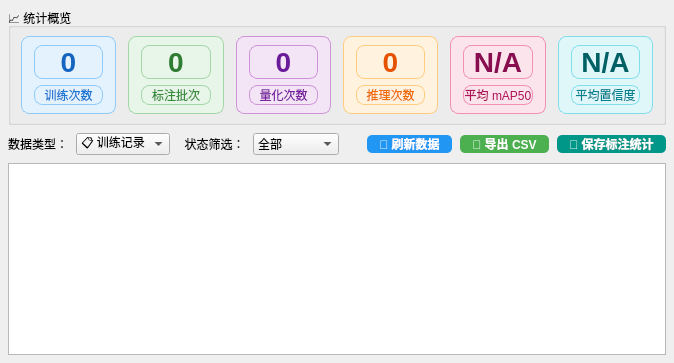
      <widget class="QWidget" name="tab_database">
       <attribute name="title">
        <string>📊 数据库管理</string>
       </attribute>
       <layout class="QVBoxLayout" name="vLayout_database">
        <property name="spacing"><number>8</number></property>
        <property name="leftMargin"><number>8</number></property>
        <property name="topMargin"><number>8</number></property>
        <property name="rightMargin"><number>8</number></property>
        <property name="bottomMargin"><number>8</number></property>

        <!-- 顶部：统计概览卡片行 -->
        <item>
         <widget class="QGroupBox" name="groupBox_dbStats">
          <property name="title"><string>📈 统计概览</string></property>
          <layout class="QHBoxLayout" name="hLayout_dbStats">
           <property name="spacing"><number>12</number></property>
           <property name="leftMargin"><number>10</number></property>
           <property name="topMargin"><number>8</number></property>
           <property name="rightMargin"><number>10</number></property>
           <property name="bottomMargin"><number>8</number></property>

           <!-- 训练次数 -->
           <item>
            <widget class="QFrame" name="frame_trainCount">
             <property name="frameShape"><enum>QFrame::StyledPanel</enum></property>
             <property name="styleSheet"><string>QFrame { background-color: #E3F2FD; border-radius: 8px; border: 1px solid #90CAF9; }</string></property>
             <layout class="QVBoxLayout">
              <property name="leftMargin"><number>12</number></property>
              <property name="topMargin"><number>8</number></property>
              <property name="rightMargin"><number>12</number></property>
              <property name="bottomMargin"><number>8</number></property>
              <item>
               <widget class="QLabel" name="label_statTrainCount">
                <property name="text"><string>0</string></property>
                <property name="alignment"><set>Qt::AlignCenter</set></property>
                <property name="styleSheet"><string>font-size: 28px; font-weight: bold; color: #1565C0;</string></property>
               </widget>
              </item>
              <item>
               <widget class="QLabel">
                <property name="text"><string>训练次数</string></property>
                <property name="alignment"><set>Qt::AlignCenter</set></property>
                <property name="styleSheet"><string>font-size: 12px; color: #1976D2;</string></property>
               </widget>
              </item>
             </layout>
            </widget>
           </item>

           <!-- 标注批次 -->
           <item>
            <widget class="QFrame" name="frame_annotCount">
             <property name="frameShape"><enum>QFrame::StyledPanel</enum></property>
             <property name="styleSheet"><string>QFrame { background-color: #E8F5E9; border-radius: 8px; border: 1px solid #A5D6A7; }</string></property>
             <layout class="QVBoxLayout">
              <property name="leftMargin"><number>12</number></property>
              <property name="topMargin"><number>8</number></property>
              <property name="rightMargin"><number>12</number></property>
              <property name="bottomMargin"><number>8</number></property>
              <item>
               <widget class="QLabel" name="label_statAnnotCount">
                <property name="text"><string>0</string></property>
                <property name="alignment"><set>Qt::AlignCenter</set></property>
                <property name="styleSheet"><string>font-size: 28px; font-weight: bold; color: #2E7D32;</string></property>
               </widget>
              </item>
              <item>
               <widget class="QLabel">
                <property name="text"><string>标注批次</string></property>
                <property name="alignment"><set>Qt::AlignCenter</set></property>
                <property name="styleSheet"><string>font-size: 12px; color: #388E3C;</string></property>
               </widget>
              </item>
             </layout>
            </widget>
           </item>

           <!-- 量化次数 -->
           <item>
            <widget class="QFrame" name="frame_quantCount">
             <property name="frameShape"><enum>QFrame::StyledPanel</enum></property>
             <property name="styleSheet"><string>QFrame { background-color: #F3E5F5; border-radius: 8px; border: 1px solid #CE93D8; }</string></property>
             <layout class="QVBoxLayout">
              <property name="leftMargin"><number>12</number></property>
              <property name="topMargin"><number>8</number></property>
              <property name="rightMargin"><number>12</number></property>
              <property name="bottomMargin"><number>8</number></property>
              <item>
               <widget class="QLabel" name="label_statQuantCount">
                <property name="text"><string>0</string></property>
                <property name="alignment"><set>Qt::AlignCenter</set></property>
                <property name="styleSheet"><string>font-size: 28px; font-weight: bold; color: #6A1B9A;</string></property>
               </widget>
              </item>
              <item>
               <widget class="QLabel">
                <property name="text"><string>量化次数</string></property>
                <property name="alignment"><set>Qt::AlignCenter</set></property>
                <property name="styleSheet"><string>font-size: 12px; color: #7B1FA2;</string></property>
               </widget>
              </item>
             </layout>
            </widget>
           </item>

           <!-- 推理次数 -->
           <item>
            <widget class="QFrame" name="frame_inferCount">
             <property name="frameShape"><enum>QFrame::StyledPanel</enum></property>
             <property name="styleSheet"><string>QFrame { background-color: #FFF3E0; border-radius: 8px; border: 1px solid #FFCC80; }</string></property>
             <layout class="QVBoxLayout">
              <property name="leftMargin"><number>12</number></property>
              <property name="topMargin"><number>8</number></property>
              <property name="rightMargin"><number>12</number></property>
              <property name="bottomMargin"><number>8</number></property>
              <item>
               <widget class="QLabel" name="label_statInferCount">
                <property name="text"><string>0</string></property>
                <property name="alignment"><set>Qt::AlignCenter</set></property>
                <property name="styleSheet"><string>font-size: 28px; font-weight: bold; color: #E65100;</string></property>
               </widget>
              </item>
              <item>
               <widget class="QLabel">
                <property name="text"><string>推理次数</string></property>
                <property name="alignment"><set>Qt::AlignCenter</set></property>
                <property name="styleSheet"><string>font-size: 12px; color: #EF6C00;</string></property>
               </widget>
              </item>
             </layout>
            </widget>
           </item>

           <!-- 平均 mAP50 -->
           <item>
            <widget class="QFrame" name="frame_avgMap">
             <property name="frameShape"><enum>QFrame::StyledPanel</enum></property>
             <property name="styleSheet"><string>QFrame { background-color: #FCE4EC; border-radius: 8px; border: 1px solid #F48FB1; }</string></property>
             <layout class="QVBoxLayout">
              <property name="leftMargin"><number>12</number></property>
              <property name="topMargin"><number>8</number></property>
              <property name="rightMargin"><number>12</number></property>
              <property name="bottomMargin"><number>8</number></property>
              <item>
               <widget class="QLabel" name="label_statAvgMap">
                <property name="text"><string>N/A</string></property>
                <property name="alignment"><set>Qt::AlignCenter</set></property>
                <property name="styleSheet"><string>font-size: 28px; font-weight: bold; color: #880E4F;</string></property>
               </widget>
              </item>
              <item>
               <widget class="QLabel">
                <property name="text"><string>平均 mAP50</string></property>
                <property name="alignment"><set>Qt::AlignCenter</set></property>
                <property name="styleSheet"><string>font-size: 12px; color: #AD1457;</string></property>
               </widget>
              </item>
             </layout>
            </widget>
           </item>

           <!-- 平均置信度 -->
           <item>
            <widget class="QFrame" name="frame_avgConf">
             <property name="frameShape"><enum>QFrame::StyledPanel</enum></property>
             <property name="styleSheet"><string>QFrame { background-color: #E0F7FA; border-radius: 8px; border: 1px solid #80DEEA; }</string></property>
             <layout class="QVBoxLayout">
              <property name="leftMargin"><number>12</number></property>
              <property name="topMargin"><number>8</number></property>
              <property name="rightMargin"><number>12</number></property>
              <property name="bottomMargin"><number>8</number></property>
              <item>
               <widget class="QLabel" name="label_statAvgConf">
                <property name="text"><string>N/A</string></property>
                <property name="alignment"><set>Qt::AlignCenter</set></property>
                <property name="styleSheet"><string>font-size: 28px; font-weight: bold; color: #006064;</string></property>
               </widget>
              </item>
              <item>
               <widget class="QLabel">
                <property name="text"><string>平均置信度</string></property>
                <property name="alignment"><set>Qt::AlignCenter</set></property>
                <property name="styleSheet"><string>font-size: 12px; color: #00838F;</string></property>
               </widget>
              </item>
             </layout>
            </widget>
           </item>

          </layout>
         </widget>
        </item>

        <!-- 中部：查询控制区 + 数据类型选择 -->
        <item>
         <layout class="QHBoxLayout" name="hLayout_dbQuery">
          <property name="spacing"><number>8</number></property>

          <item>
           <widget class="QLabel">
            <property name="text"><string>数据类型：</string></property>
           </widget>
          </item>
          <item>
           <widget class="QComboBox" name="combo_dbTable">
            <item><property name="text"><string>📋 训练记录</string></property></item>
            <item><property name="text"><string>🏷 标注统计</string></property></item>
            <item><property name="text"><string>⚡ 量化记录</string></property></item>
            <item><property name="text"><string>🔍 推理结果</string></property></item>
           </widget>
          </item>

          <item>
           <widget class="QLabel">
            <property name="text"><string>  状态筛选：</string></property>
           </widget>
          </item>
          <item>
           <widget class="QComboBox" name="combo_dbStatus">
            <item><property name="text"><string>全部</string></property></item>
            <item><property name="text"><string>completed</string></property></item>
            <item><property name="text"><string>failed</string></property></item>
            <item><property name="text"><string>stopped</string></property></item>
           </widget>
          </item>

          <item>
           <spacer>
            <property name="orientation">horizontal</property>
            <property name="sizeHint"><size><width>20</width><height>0</height></size></property>
           </spacer>
          </item>

          <item>
           <widget class="QPushButton" name="btn_dbRefresh">
            <property name="text"><string>🔄 刷新数据</string></property>
            <property name="minimumHeight"><number>32</number></property>
            <property name="styleSheet">
             <string>QPushButton { background-color: #2196F3; color: white; font-weight: bold; border-radius: 5px; padding: 0 12px; }
QPushButton:hover { background-color: #1976D2; }</string>
            </property>
           </widget>
          </item>

          <item>
           <widget class="QPushButton" name="btn_dbExport">
            <property name="text"><string>💾 导出 CSV</string></property>
            <property name="minimumHeight"><number>32</number></property>
            <property name="styleSheet">
             <string>QPushButton { background-color: #4CAF50; color: white; font-weight: bold; border-radius: 5px; padding: 0 12px; }
QPushButton:hover { background-color: #388E3C; }</string>
            </property>
           </widget>
          </item>

          <item>
           <widget class="QPushButton" name="btn_dbSaveAnnot">
            <property name="text"><string>📝 保存标注统计</string></property>
            <property name="minimumHeight"><number>32</number></property>
            <property name="toolTip"><string>将当前标注页签的统计信息保存到数据库</string></property>
            <property name="styleSheet">
             <string>QPushButton { background-color: #009688; color: white; font-weight: bold; border-radius: 5px; padding: 0 12px; }
QPushButton:hover { background-color: #00796B; }</string>
            </property>
           </widget>
          </item>

         </layout>
        </item>

        <!-- 数据表格 -->
        <item>
         <widget class="QTableWidget" name="tableWidget_dbResult">
          <property name="sizePolicy">
           <sizepolicy hsizetype="Expanding" vsizetype="Preferred">
            <horstretch>0</horstretch>
            <verstretch>1</verstretch>
           </sizepolicy>
          </property>
          <property name="maximumSize">
           <size><width>16777215</width><height>200</height></size>
          </property>
          <property name="alternatingRowColors"><bool>true</bool></property>
          <property name="selectionBehavior"><enum>QAbstractItemView::SelectRows</enum></property>
          <property name="editTriggers"><set>QAbstractItemView::NoEditTriggers</set></property>
          <property name="styleSheet">
           <string>QTableWidget { font-size: 12px; }
QHeaderView::section { background-color: #37474F; color: white; font-weight: bold; padding: 4px; border: none; }</string>
          </property>
         </widget>
        </item>



       </layout>
      </widget>
